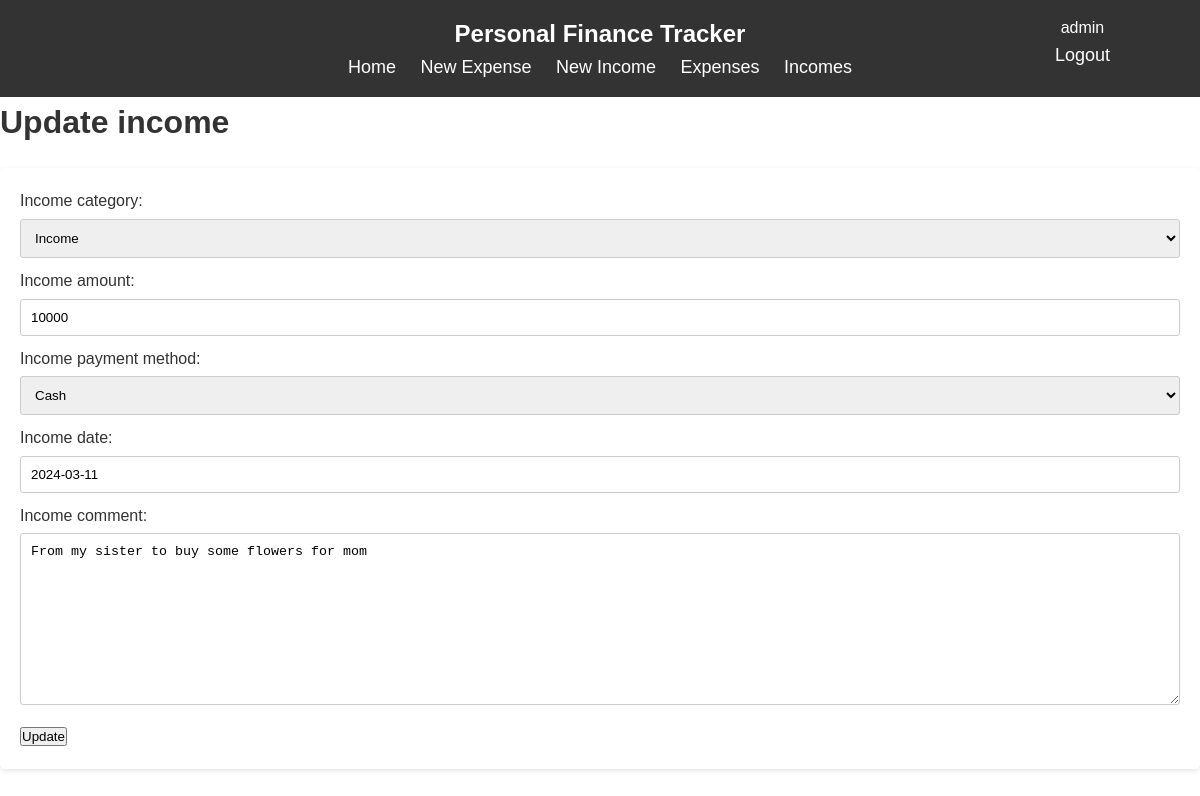
The page /updateincome/2/ (signed in) on the database its author committed.
### app/models.py (models this page shows)
class Income(models.Model):
    IncomeCategory = (
        ('Financial income', 'Financial income'),
        ('Income', 'Income'),
        ('Other', 'Other')
    )
    user = models.ForeignKey(User, on_delete=models.CASCADE, null=True, blank=True, related_name='incomes')
    income_category = models.CharField(max_length=50, choices=IncomeCategory)
    income_amount = models.IntegerField(default=0)
    income_payment_method = models.CharField(max_length=50, choices=PAYMENT_METHOD)
    income_date = models.DateField(default=timezone.now)
    income_comment = models.TextField(null=False)

### app/views.py (the view)
# urls.py: path('updateincome/<int:pk>/', IncomeUpdate.as_view(), name='update_in'),
class IncomeUpdate(LoginRequiredMixin, generic.UpdateView):
    model = Income
    template_name = 'update_income.html'
    fields = ['income_category', 'income_amount', 'income_payment_method', 'income_date', 'income_comment']
    success_url = reverse_lazy('show_in')

### app/templates/update_income.html (shortened to what this page needs)
{% extends "base.html" %}
{% block content %}
<h1>Update income</h1>
<form method="post">
    {{ form.as_p }}
<input type="submit" value="Update"/>
</form>
{% endblock content %}

### app/templates/base.html (shortened to what this page needs)
{% load static %}
<!DOCTYPE html>
<html lang="en">
<head>
    <link rel="stylesheet" href="{% static 'css/style.css' %}">
</head>
<body>
    <nav style="display: flex; justify-content: center; position: relative;">
        <div>
        <h1 class="onee">Personal Finance Tracker</h1>
        <a href="{% url 'home' %}">Home</a>
        <a href="{% url 'create_ex' %}">New Expense</a>
        <a href="{% url 'create_in' %}">New Income</a>
        <a href="{% url 'show_ex' %}">Expenses</a>
        <a href="{% url 'show_in' %}">Incomes</a>
    </div>
    <div class="div2" style="position: absolute; right: 80px;">
        {% if request.user.is_authenticated%}
        <p>{{request.user}}</p>
        <a href="{% url 'logout' %}">Logout</a>
        {% else %}
        <a href="{% url 'login' %}">Login</a>
        {% endif %}</div>
    </nav>
    {% block content %}
        {% endblock content %}
</body>
</html>

### rows shown on the page
Income: income_category "Income", income_amount "10000", income_payment_method "Cash", income_date "2024-03-11", income_comment "From my sister to buy some flowers for mom"

### other values the page prints
{{ request.user }} "admin"
